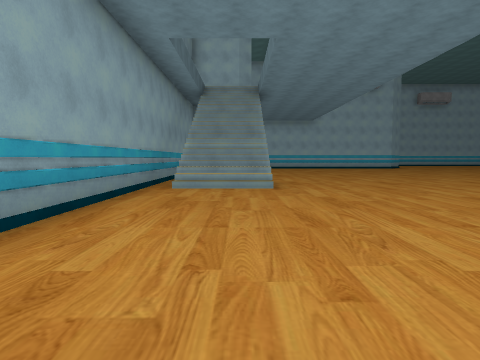
View 1 (above)

18 first-person views from a walk through a Unity game level. The camera is 1.4 m above the floor, tilts 4° down and sees 75° across. The floor is counted in squares, 2 m on a side. Each view is taken from the middle of a square. On the plan, view 1 faces up. The plan holds only what a view shows up to about 10 squares ahead; the rest is blank. The place goes on beyond the plan. Some animated figures are not drawn. Some surface patterns are stand-ins.

View 2
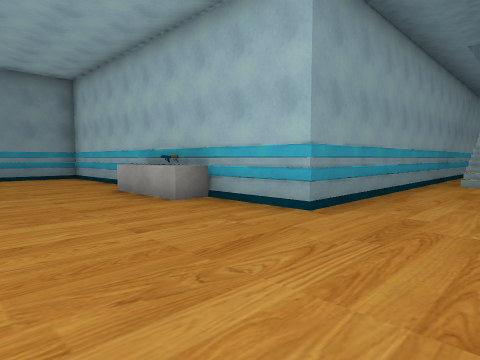

View 3
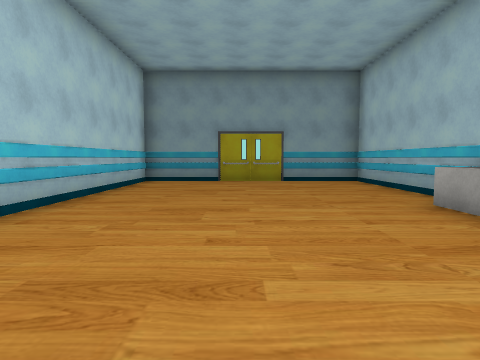

View 4
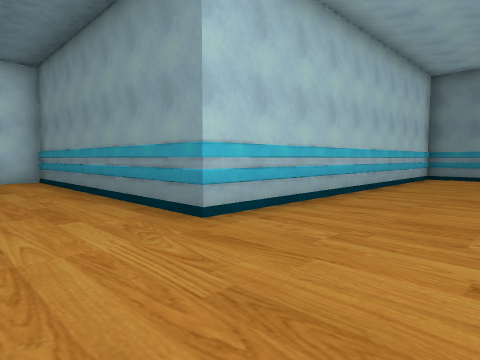

View 5
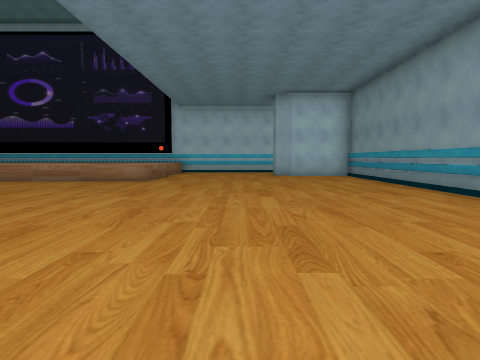

View 6
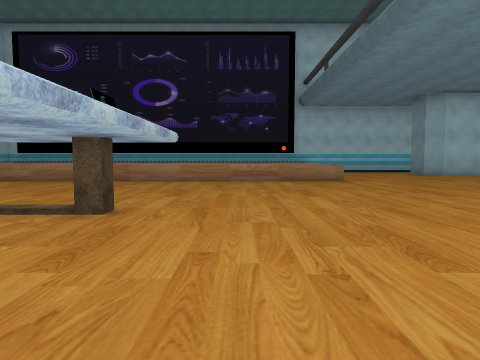

View 7
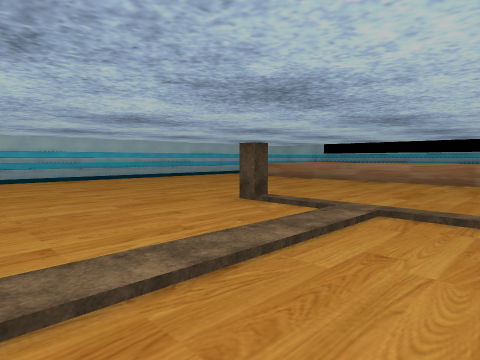

View 8
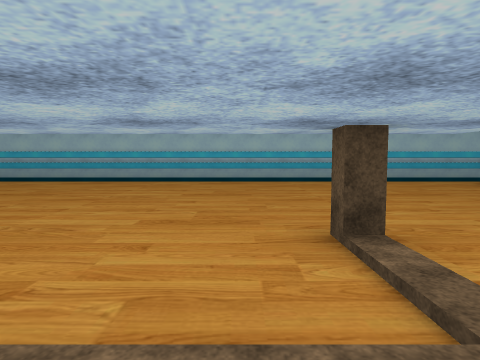

View 9
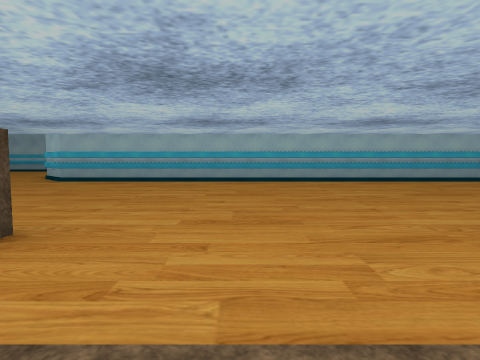

View 10
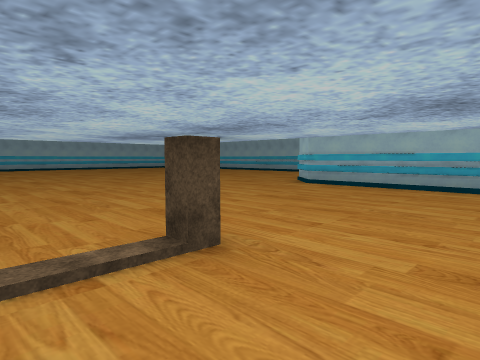

View 11
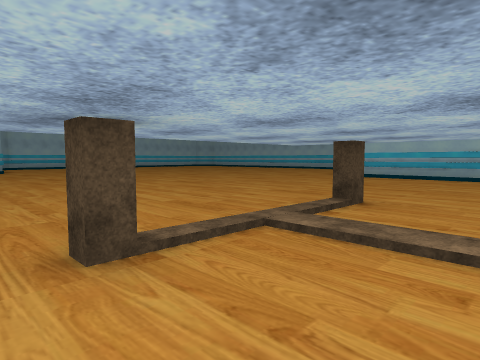

View 12
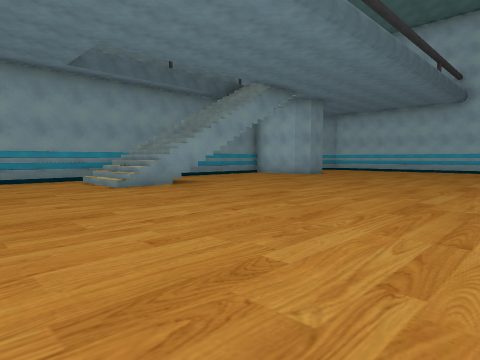

View 13
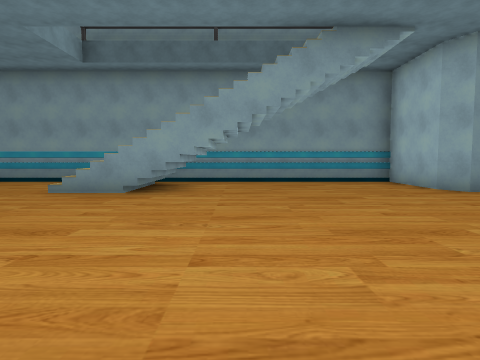

View 14
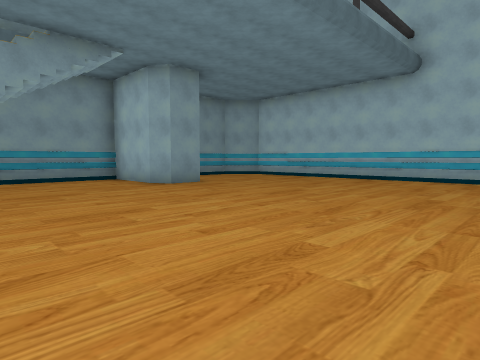

View 15
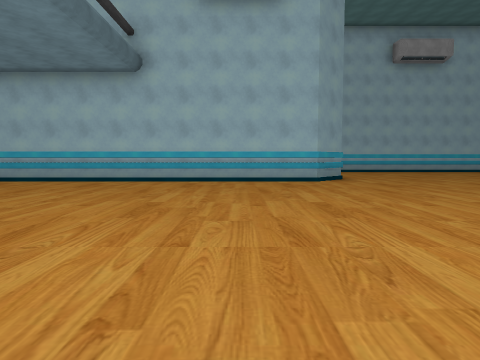

View 16
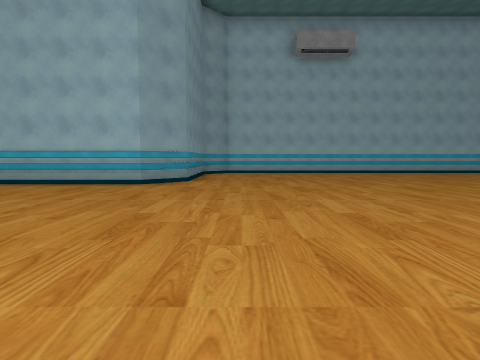

View 17
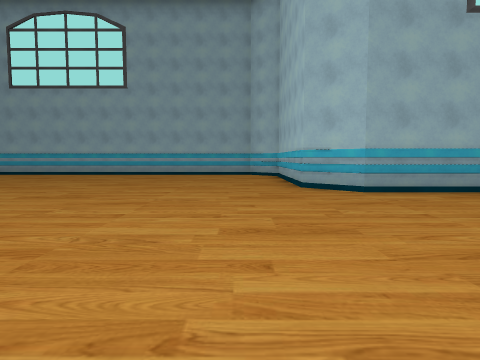

View 18
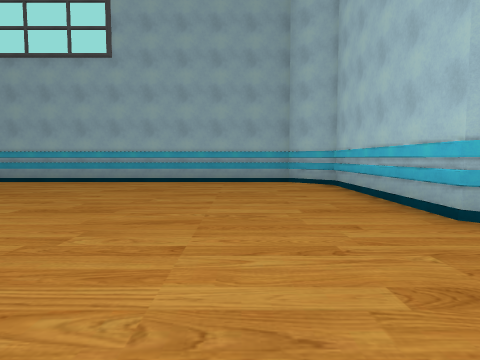

### Floor plan
Key: @ floor where view 1 was taken; # wall or solid block; . floor; / step, stairs or slope; ^ raised ledge.
Columns run from 12 left of view 1 to 28 right of it. Each row starts with its distance up from view 1.
 23                        #.........
 22              ###########.........
 21              ...................       .#
 20               ..................   .....#
 19               .................  .......#
 18              .................  ........#
 17             #................  .........#
 16          ####...........................#
 15          #..............................#
 14          #..............................#
 13          #..............................#
 12          #........... .................##
 11          #.//........ ...........#######
 10          #.///......  ...........#
  9          #.///...... ............#
  8          #.///...................#
  7          #.///........ ///#......#
  6          #............../........#
  5          #............../........#
  4          #...........   /........#
  3          #......         ........#
  2 ##########.....           .......#
  1 #.....^^......              .....#
  0 #...........@ .     . ../........#
 -1 #...............   ...../........#
 -2 #................ ....../........#
 -3 #......................./........#
 -4 #.....................#///#......#
 -5 ##########.......................#
 -6          #.....................  #
 -7          #.......................#
 -8          #.......................#
 -9          #..................  ...#
-10          #.......^^^^^^^^^^^    .#

Positions as (right, up) in squares from view 1, and headings:
1: (0, 0), facing up
2: (0, -2), facing up-left
3: (-2, -2), facing left
4: (0, -2), facing down-left
5: (2, 0), facing down
6: (8, 0), facing down
7: (10, 0), facing down-right
8: (11, -3), facing right
9: (11, 5), facing right
10: (12, 5), facing up-right
11: (9, 5), facing up-right
12: (8, 4), facing up-left
13: (7, 11), facing left
14: (8, 11), facing up-left
15: (8, 12), facing up
16: (13, 13), facing up
17: (14, 13), facing right
18: (18, 14), facing right
